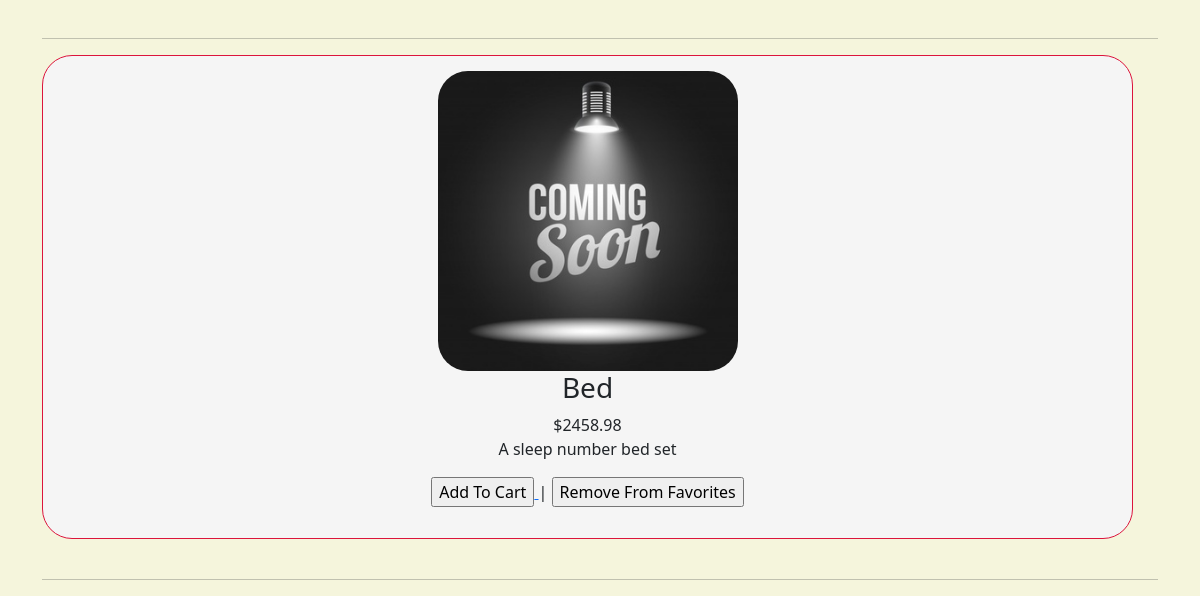
The page /favorites_view (signed in, lower part) on the database as committed earlier.
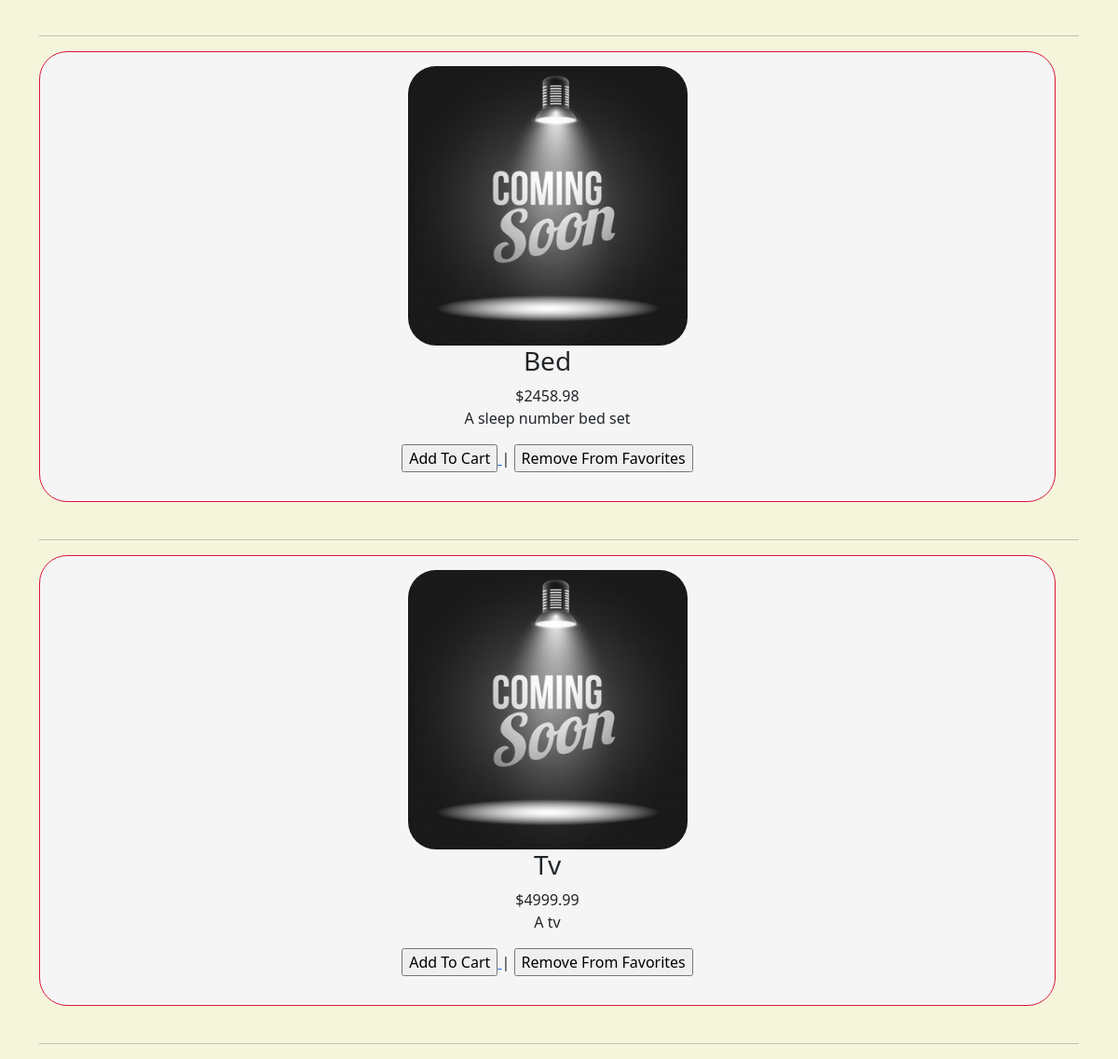
The same page on the database as committed later.
### store_app/models.py (models this page shows, shortened)
class Item(models.Model):
    name= models.CharField(max_length=25)
    price= models.FloatField()
    desc=models.TextField()
    image=models.ImageField(default='default.jpg', upload_to='item_images')
    fav_by=models.ManyToManyField(User, related_name='fav_item')
    added_item=models.ManyToManyField(User, related_name='cart_item')

### store_app/views.py (the view)
# urls.py: path('favorites_view', views.fav_view),
def fav_view(request):
    user=User.objects.get(id=request.session['id'])
    context={
        'items':user.fav_item.all(),
        'user':user
    }
    return render(request, 'favorites.html', context)

### store_app/templates/favorites.html (shortened to what this page needs)
{% extends './base.html' %}
{%block content%}
<div class="container">
    <div class="items_container" style="display: block;">
        {%for item in items%}
        <div class="items_box" style="border: 1px crimson solid; padding: 15px; margin-right: 25px; border-radius: 30px; background-color: whitesmoke; text-align: center;">
            <img src="{{item.image.url}}" width="300px" style="border-radius: 30px; ">
            <h3>{{item.name}}</h3>
            <p>${{item.price}} <br>{{item.desc}}</p>
            <p style="text-align: center;">
                <a href="#">
                    <input type="button" value="Add To Cart">
                </a>|
                {%if user in item.fav_by.all%}
                <a href="/remove_favorite/{{item.id}}">
                    <input type="button" value="Remove From Favorites">
                </a>
                {%endif%}
            </p>
        </div>
        <br>
        <hr>
        {%endfor%}
    </div>
</div>
{%endblock%}

Rows that differ between the two databases and show on the page:
added Item: image (placeholder picture), name "Tv", price "4999.99", desc "A tv"
